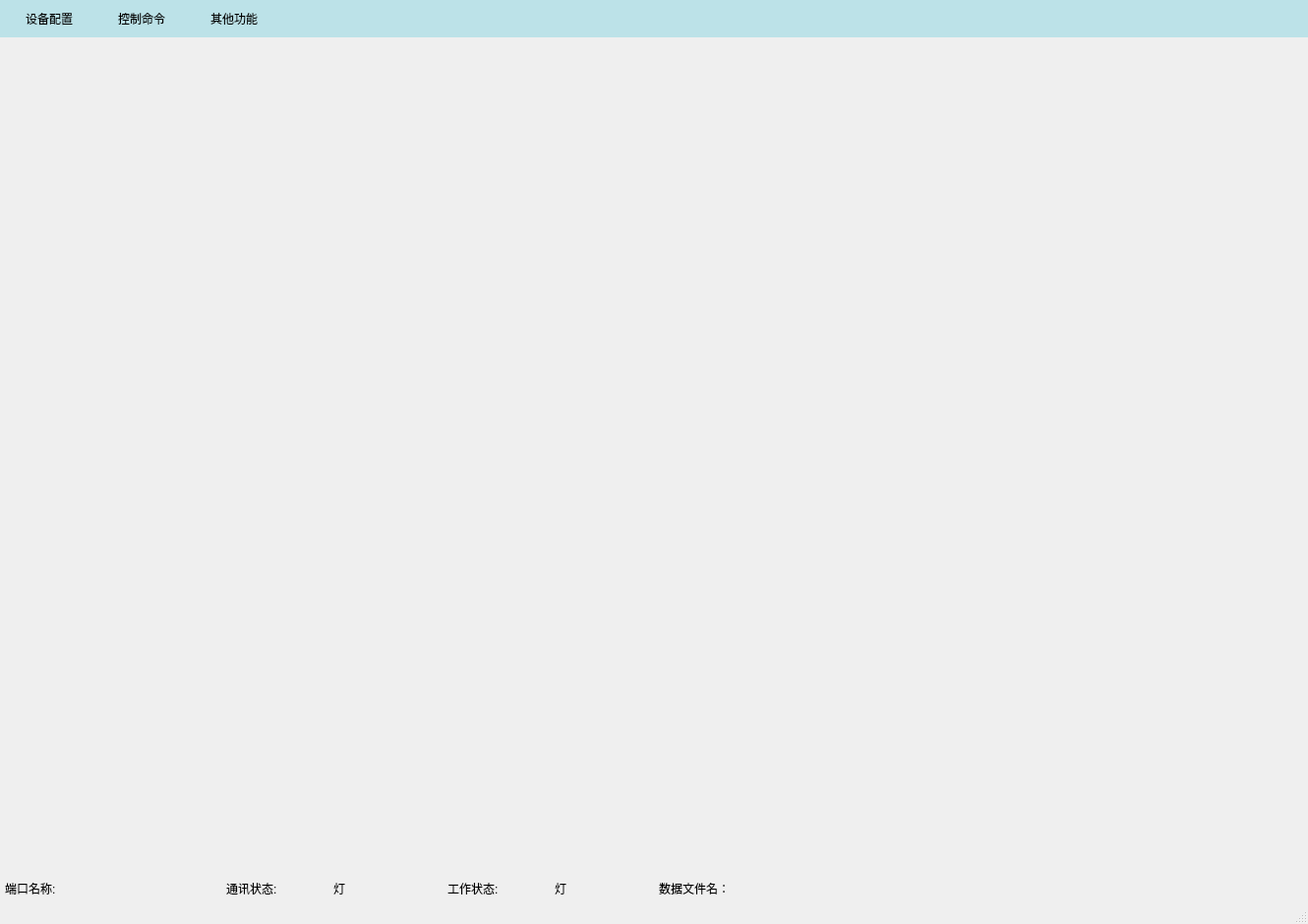
<?xml version="1.0" encoding="UTF-8"?>
<ui version="4.0">
 <class>MainWindow</class>
 <widget class="QMainWindow" name="MainWindow">
  <property name="geometry">
   <rect>
    <x>0</x>
    <y>0</y>
    <width>1330</width>
    <height>940</height>
   </rect>
  </property>
  <property name="sizePolicy">
   <sizepolicy hsizetype="Preferred" vsizetype="Preferred">
    <horstretch>0</horstretch>
    <verstretch>0</verstretch>
   </sizepolicy>
  </property>
  <property name="minimumSize">
   <size>
    <width>1330</width>
    <height>940</height>
   </size>
  </property>
  <property name="maximumSize">
   <size>
    <width>16777215</width>
    <height>16777215</height>
   </size>
  </property>
  <property name="mouseTracking">
   <bool>true</bool>
  </property>
  <property name="windowTitle">
   <string>燃料电池管理系统</string>
  </property>
  <property name="styleSheet">
   <string notr="true">MainWindow,tabWidget_2 {background-color: qlineargradient(spread:pad, x1:0, y1:0, x2:1, y2:1, stop:0.318408 rgba(236, 233, 230, 255), stop:1 rgba(255, 255, 255, 255));}

QMenu {
	color:black;
	background-color:white; 
	border-radius:3px;
	padding:5px;
	margin:6px;
}
QMenu::item:text { 
	padding-left:20px;
	padding-right:20px;
}
QMenu::item:selected{ 
	color:#1aa3ff;
	background-color: #e5f5ff;
	border-radius:3px;
}
QMenu::separator{
	height:1px;
	background:#bbbbbb;
	margin:5px;
	margin-left:10px;
	margin-right:10px;
}
QMenuBar{
	background-color:#bce2e8;
} 
QMenuBar::item{
	spacing:10px;
	padding:10 20px;
	border-radius:4px;
}
 
</string>
  </property>
  <widget class="QWidget" name="centralwidget">
   <property name="mouseTracking">
    <bool>true</bool>
   </property>
   <property name="styleSheet">
    <string notr="true">font: 25 9pt &quot;Microsoft YaHei&quot;;</string>
   </property>
   <layout class="QGridLayout" name="gridLayout_2">
    <property name="leftMargin">
     <number>0</number>
    </property>
    <property name="topMargin">
     <number>0</number>
    </property>
    <property name="rightMargin">
     <number>0</number>
    </property>
    <property name="bottomMargin">
     <number>0</number>
    </property>
    <property name="spacing">
     <number>0</number>
    </property>
    <item row="1" column="0">
     <layout class="QGridLayout" name="gridLayout_68">
      <item row="0" column="0">
       <widget class="QWidget" name="port_status" native="true">
        <layout class="QGridLayout" name="gridLayout_4">
         <property name="leftMargin">
          <number>5</number>
         </property>
         <property name="topMargin">
          <number>5</number>
         </property>
         <property name="rightMargin">
          <number>5</number>
         </property>
         <property name="bottomMargin">
          <number>5</number>
         </property>
         <property name="horizontalSpacing">
          <number>20</number>
         </property>
         <item row="0" column="2">
          <layout class="QGridLayout" name="gridLayout_7">
           <property name="horizontalSpacing">
            <number>12</number>
           </property>
           <item row="0" column="0">
            <widget class="QLabel" name="label_7">
             <property name="text">
              <string>工作状态:</string>
             </property>
            </widget>
           </item>
           <item row="0" column="1">
            <widget class="QLabel" name="collection_led">
             <property name="text">
              <string>灯</string>
             </property>
            </widget>
           </item>
          </layout>
         </item>
         <item row="0" column="0">
          <layout class="QGridLayout" name="gridLayout_6" columnstretch="0,0">
           <property name="horizontalSpacing">
            <number>12</number>
           </property>
           <item row="0" column="0">
            <widget class="QLabel" name="label_11">
             <property name="text">
              <string>端口名称:</string>
             </property>
            </widget>
           </item>
           <item row="0" column="1">
            <widget class="QLabel" name="port_name">
             <property name="text">
              <string/>
             </property>
            </widget>
           </item>
          </layout>
         </item>
         <item row="0" column="1">
          <layout class="QGridLayout" name="gridLayout_8" columnstretch="0,0">
           <property name="horizontalSpacing">
            <number>12</number>
           </property>
           <property name="verticalSpacing">
            <number>7</number>
           </property>
           <item row="0" column="0">
            <widget class="QLabel" name="label_6">
             <property name="text">
              <string>通讯状态:</string>
             </property>
            </widget>
           </item>
           <item row="0" column="1">
            <widget class="QLabel" name="connect_led">
             <property name="text">
              <string>灯</string>
             </property>
            </widget>
           </item>
          </layout>
         </item>
        </layout>
       </widget>
      </item>
      <item row="0" column="1">
       <widget class="QWidget" name="database_status" native="true">
        <layout class="QGridLayout" name="gridLayout_3">
         <property name="leftMargin">
          <number>5</number>
         </property>
         <property name="topMargin">
          <number>5</number>
         </property>
         <property name="rightMargin">
          <number>5</number>
         </property>
         <property name="bottomMargin">
          <number>5</number>
         </property>
         <property name="verticalSpacing">
          <number>7</number>
         </property>
         <item row="0" column="0">
          <layout class="QGridLayout" name="gridLayout">
           <property name="horizontalSpacing">
            <number>12</number>
           </property>
           <item row="0" column="0">
            <widget class="QLabel" name="label">
             <property name="text">
              <string>数据文件名：</string>
             </property>
            </widget>
           </item>
           <item row="0" column="1">
            <widget class="QLabel" name="database_name">
             <property name="text">
              <string/>
             </property>
            </widget>
           </item>
          </layout>
         </item>
        </layout>
       </widget>
      </item>
     </layout>
    </item>
    <item row="0" column="0">
     <widget class="QStackedWidget" name="stackedWidget">
      <property name="mouseTracking">
       <bool>true</bool>
      </property>
      <property name="frameShape">
       <enum>QFrame::NoFrame</enum>
      </property>
      <property name="currentIndex">
       <number>1</number>
      </property>
      <widget class="monitor" name="page"/>
      <widget class="write_data" name="page_2">
       <property name="mouseTracking">
        <bool>true</bool>
       </property>
      </widget>
      <widget class="bootloader" name="page_3"/>
      <widget class="sql_data" name="page_4"/>
     </widget>
    </item>
   </layout>
  </widget>
  <widget class="QStatusBar" name="statusbar">
   <property name="styleSheet">
    <string notr="true">font: 25 9pt &quot;Microsoft YaHei&quot;;</string>
   </property>
  </widget>
  <widget class="QMenuBar" name="menuBar">
   <property name="geometry">
    <rect>
     <x>0</x>
     <y>0</y>
     <width>1330</width>
     <height>41</height>
    </rect>
   </property>
   <property name="font">
    <font>
     <family>Microsoft YaHei</family>
     <pointsize>9</pointsize>
     <weight>3</weight>
     <italic>false</italic>
     <bold>false</bold>
    </font>
   </property>
   <property name="styleSheet">
    <string notr="true">font: 25 9pt &quot;Microsoft YaHei&quot;;
QMenuBar{background-color:rgba(236, 233, 230, 255);} 
</string>
   </property>
   <widget class="QMenu" name="menu">
    <property name="geometry">
     <rect>
      <x>1073</x>
      <y>140</y>
      <width>137</width>
      <height>113</height>
     </rect>
    </property>
    <property name="font">
     <font>
      <family>Microsoft YaHei</family>
      <pointsize>9</pointsize>
      <weight>3</weight>
      <italic>false</italic>
      <bold>false</bold>
     </font>
    </property>
    <property name="title">
     <string>设备配置</string>
    </property>
    <addaction name="dev_con"/>
    <addaction name="separator"/>
    <addaction name="dev_discon"/>
   </widget>
   <widget class="QMenu" name="menu_2">
    <property name="font">
     <font>
      <family>Microsoft YaHei</family>
      <pointsize>9</pointsize>
      <weight>3</weight>
      <italic>false</italic>
      <bold>false</bold>
     </font>
    </property>
    <property name="toolTip">
     <string>写入参数的配置</string>
    </property>
    <property name="title">
     <string>其他功能</string>
    </property>
    <property name="toolTipsVisible">
     <bool>true</bool>
    </property>
    <addaction name="save_data"/>
    <addaction name="separator"/>
    <addaction name="monitor_widget"/>
    <addaction name="separator"/>
    <addaction name="write_widget"/>
    <addaction name="separator"/>
    <addaction name="enter_bl"/>
    <addaction name="separator"/>
    <addaction name="history_data"/>
   </widget>
   <widget class="QMenu" name="menu_3">
    <property name="geometry">
     <rect>
      <x>1149</x>
      <y>140</y>
      <width>137</width>
      <height>392</height>
     </rect>
    </property>
    <property name="font">
     <font>
      <family>Microsoft YaHei</family>
      <pointsize>9</pointsize>
      <weight>3</weight>
      <italic>false</italic>
      <bold>false</bold>
     </font>
    </property>
    <property name="styleSheet">
     <string notr="true"/>
    </property>
    <property name="title">
     <string>控制命令</string>
    </property>
    <property name="separatorsCollapsible">
     <bool>false</bool>
    </property>
    <property name="toolTipsVisible">
     <bool>false</bool>
    </property>
    <widget class="QMenu" name="menu_bat">
     <property name="title">
      <string>BAT使能</string>
     </property>
     <addaction name="bat_on"/>
     <addaction name="separator"/>
     <addaction name="bat_off"/>
    </widget>
    <widget class="QMenu" name="menu_fca">
     <property name="title">
      <string>FCA使能</string>
     </property>
     <addaction name="fca_on"/>
     <addaction name="separator"/>
     <addaction name="fca_off"/>
    </widget>
    <widget class="QMenu" name="menu_dc">
     <property name="title">
      <string>DCF使能</string>
     </property>
     <addaction name="dcf_on"/>
     <addaction name="separator"/>
     <addaction name="dcf_off"/>
    </widget>
    <addaction name="standby"/>
    <addaction name="separator"/>
    <addaction name="normal_on"/>
    <addaction name="separator"/>
    <addaction name="low_on"/>
    <addaction name="separator"/>
    <addaction name="normal_off"/>
    <addaction name="separator"/>
    <addaction name="low_off"/>
    <addaction name="separator"/>
    <addaction name="fc_check1"/>
    <addaction name="separator"/>
    <addaction name="fc_check2"/>
    <addaction name="separator"/>
    <addaction name="sys_reset"/>
    <addaction name="separator"/>
    <addaction name="menu_bat"/>
    <addaction name="separator"/>
    <addaction name="menu_dc"/>
    <addaction name="separator"/>
    <addaction name="menu_fca"/>
   </widget>
   <addaction name="menu"/>
   <addaction name="menu_3"/>
   <addaction name="menu_2"/>
  </widget>
  <action name="standby">
   <property name="text">
    <string>待机状态</string>
   </property>
   <property name="iconText">
    <string notr="true">待机状态</string>
   </property>
   <property name="font">
    <font/>
   </property>
   <property name="iconVisibleInMenu">
    <bool>true</bool>
   </property>
  </action>
  <action name="normal_on">
   <property name="text">
    <string>正常开机</string>
   </property>
   <property name="font">
    <font/>
   </property>
  </action>
  <action name="low_on">
   <property name="text">
    <string>低温开机</string>
   </property>
   <property name="font">
    <font/>
   </property>
  </action>
  <action name="fc_check1">
   <property name="text">
    <string>FC1自检</string>
   </property>
   <property name="font">
    <font/>
   </property>
  </action>
  <action name="fc_check2">
   <property name="text">
    <string>FC2自检</string>
   </property>
   <property name="font">
    <font/>
   </property>
  </action>
  <action name="sys_reset">
   <property name="text">
    <string>系统复位</string>
   </property>
   <property name="font">
    <font/>
   </property>
  </action>
  <action name="dev_con">
   <property name="text">
    <string>设备连接</string>
   </property>
  </action>
  <action name="dev_discon">
   <property name="text">
    <string>设备断开</string>
   </property>
  </action>
  <action name="save_data">
   <property name="checkable">
    <bool>true</bool>
   </property>
   <property name="checked">
    <bool>true</bool>
   </property>
   <property name="text">
    <string>数据保存</string>
   </property>
  </action>
  <action name="enter_bl">
   <property name="text">
    <string>烧写窗口</string>
   </property>
  </action>
  <action name="write_widget">
   <property name="text">
    <string>写入窗口</string>
   </property>
  </action>
  <action name="monitor_widget">
   <property name="text">
    <string>监测数据</string>
   </property>
  </action>
  <action name="history_data">
   <property name="text">
    <string>历史数据</string>
   </property>
  </action>
  <action name="normal_off">
   <property name="text">
    <string>正常关机</string>
   </property>
  </action>
  <action name="low_off">
   <property name="text">
    <string>低温关机</string>
   </property>
  </action>
  <action name="bat_on">
   <property name="text">
    <string>开启</string>
   </property>
  </action>
  <action name="bat_off">
   <property name="text">
    <string>关闭</string>
   </property>
  </action>
  <action name="fca_on">
   <property name="text">
    <string>开启</string>
   </property>
  </action>
  <action name="fca_off">
   <property name="text">
    <string>关闭</string>
   </property>
  </action>
  <action name="dcf_on">
   <property name="text">
    <string>开启</string>
   </property>
  </action>
  <action name="dcf_off">
   <property name="text">
    <string>关闭</string>
   </property>
  </action>
 </widget>
 <customwidgets>
  <customwidget>
   <class>write_data</class>
   <extends>QWidget</extends>
   <header location="global">write_data.h</header>
   <container>1</container>
  </customwidget>
  <customwidget>
   <class>bootloader</class>
   <extends>QWidget</extends>
   <header location="global">bootloader.h</header>
   <container>1</container>
  </customwidget>
  <customwidget>
   <class>sql_data</class>
   <extends>QWidget</extends>
   <header location="global">sql_data.h</header>
   <container>1</container>
  </customwidget>
  <customwidget>
   <class>monitor</class>
   <extends>QWidget</extends>
   <header location="global">monitor.h</header>
   <container>1</container>
  </customwidget>
 </customwidgets>
 <resources/>
 <connections/>
</ui>
